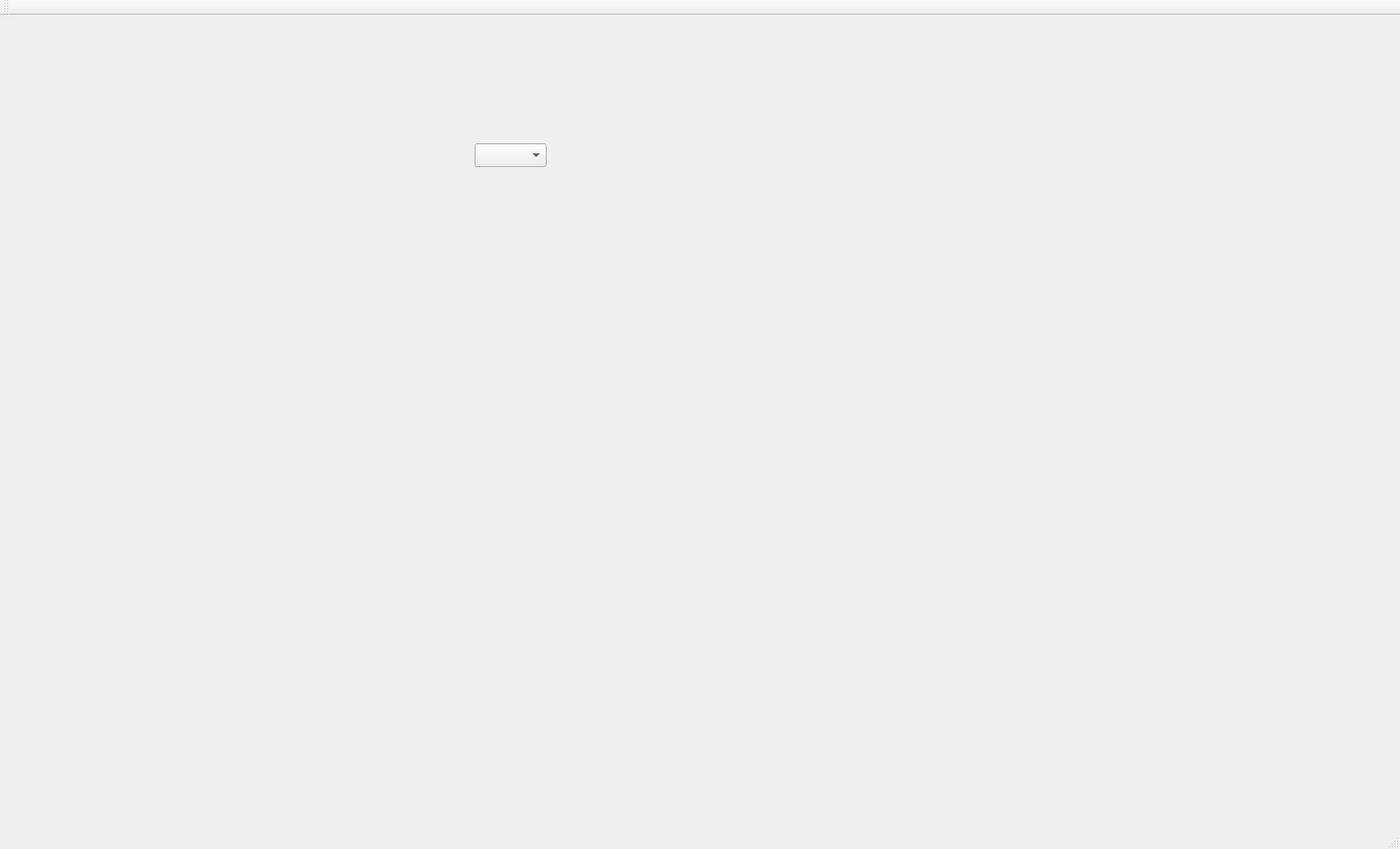
<?xml version="1.0" encoding="UTF-8"?>
<ui version="4.0">
 <class>MainWindow</class>
 <widget class="QMainWindow" name="MainWindow">
  <property name="geometry">
   <rect>
    <x>0</x>
    <y>0</y>
    <width>1534</width>
    <height>930</height>
   </rect>
  </property>
  <property name="mouseTracking">
   <bool>false</bool>
  </property>
  <property name="acceptDrops">
   <bool>false</bool>
  </property>
  <property name="windowTitle">
   <string>MainWindow</string>
  </property>
  <widget class="QWidget" name="centralwidget">
   <widget class="QComboBox" name="comboBox">
    <property name="geometry">
     <rect>
      <x>520</x>
      <y>140</y>
      <width>79</width>
      <height>26</height>
     </rect>
    </property>
   </widget>
  </widget>
  <widget class="QMenuBar" name="menubar">
   <property name="geometry">
    <rect>
     <x>0</x>
     <y>0</y>
     <width>1534</width>
     <height>23</height>
    </rect>
   </property>
  </widget>
  <widget class="QStatusBar" name="statusbar"/>
  <widget class="QToolBar" name="toolBar">
   <property name="windowTitle">
    <string>toolBar</string>
   </property>
   <attribute name="toolBarArea">
    <enum>TopToolBarArea</enum>
   </attribute>
   <attribute name="toolBarBreak">
    <bool>false</bool>
   </attribute>
  </widget>
 </widget>
 <resources/>
 <connections/>
</ui>
